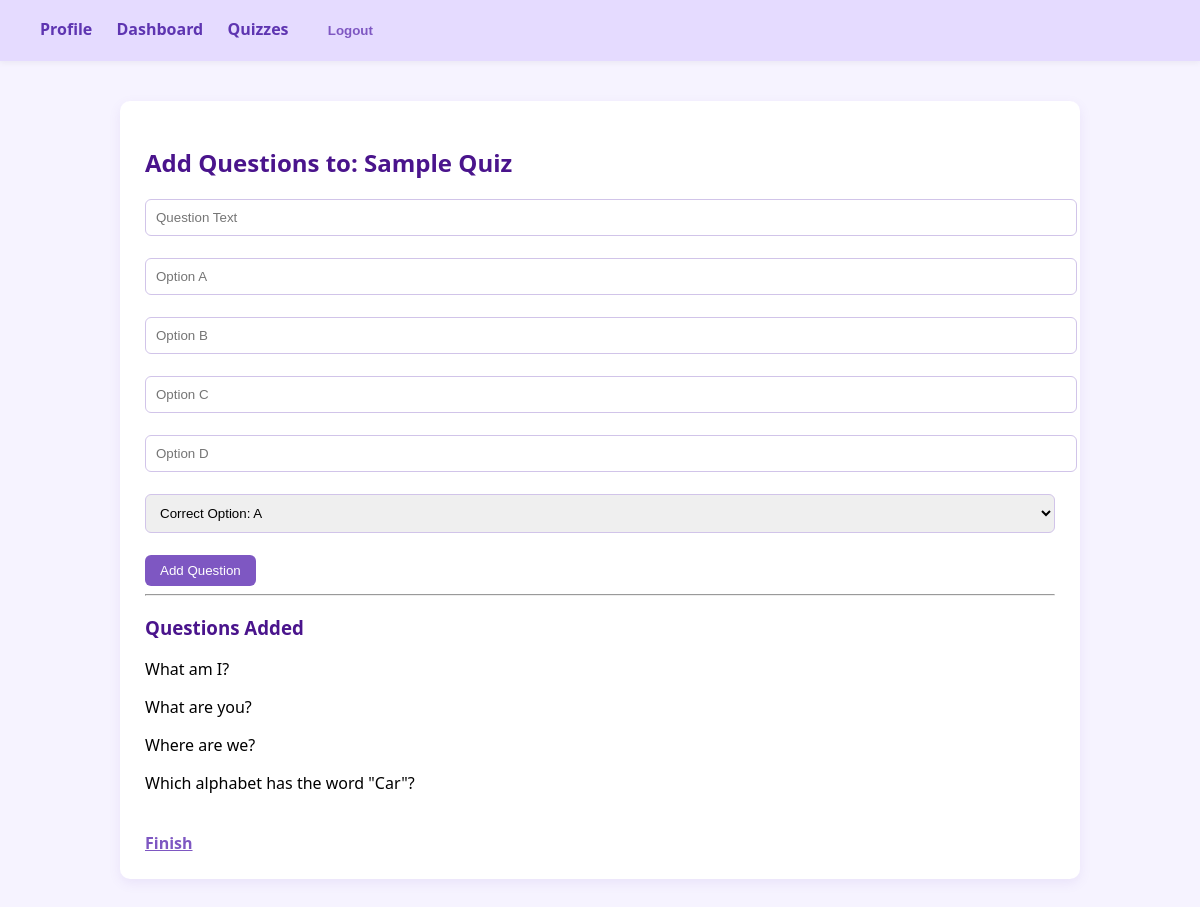
Page /add-questions/1/ (signed in) on the committed database.
### quizzes/models.py (models this page shows, shortened)
class Quiz(models.Model):
    title = models.CharField(max_length=200)
    creator = models.ForeignKey(
        User,
        on_delete=models.CASCADE
    )

class Question(models.Model):
    quiz = models.ForeignKey(
        Quiz,
        on_delete=models.CASCADE
    )
    text = models.TextField()
    option_a = models.CharField(max_length=200)
    option_b = models.CharField(max_length=200)
    option_c = models.CharField(max_length=200)
    option_d = models.CharField(max_length=200)
    correct_option = models.CharField(max_length=1)

### quizzes/views.py (the view, shortened to what this page needs)
# urls.py: path("add-questions/<int:quiz_id>/", views.add_questions, name="add_questions"),
def add_questions(request, quiz_id):
    profile = Profile.objects.get(user=request.user)
    if profile.role != "teacher":
        return redirect("dashboard")
    quiz = Quiz.objects.get(id=quiz_id)
    questions = quiz.question_set.all()
    return render(request, "add_questions.html", {
        "quiz": quiz,
        "questions": questions
    })

### templates/add_questions.html (shortened to what this page needs)
{% extends 'base.html' %}
{% block content %}
<div class="card">
    <h2>Add Questions to: {{ quiz.title }}</h2>
    <form method="POST">
        <input type="text" name="text" placeholder="Question Text" class="input-field"><br><br>
        <input type="text" name="option_a" placeholder="Option A" class="input-field"><br><br>
        <input type="text" name="option_b" placeholder="Option B" class="input-field"><br><br>
        <input type="text" name="option_c" placeholder="Option C" class="input-field"><br><br>
        <input type="text" name="option_d" placeholder="Option D" class="input-field"><br><br>
        <select name="correct_option" class="input-field">
            <option value="A">Correct Option: A</option>
        </select><br><br>
        <button type="submit" class="btn">Add Question</button>
    </form>
    <hr>
    <h3>Questions Added</h3>
    {% for q in questions %}
        <p>{{ q.text }}</p>
    {% empty %}
        <p>No questions yet.</p>
    {% endfor %}
    <br>
    <a href="{% url 'dashboard' %}" class="action-link">Finish</a>
</div>
{% endblock %}

### static/css/style.css (style rules this page uses)
body { margin: 0; font-family: 'Segoe UI', sans-serif; background-color: #f6f3ff; }
button, .btn { background-color: #7e57c2; color: white; border: none; padding: 8px 15px; border-radius: 6px; cursor: pointer; font-weight: 500; }
.card { background: white; padding: 25px; border-radius: 10px; margin-bottom: 20px; box-shadow: 0 4px 12px rgba(126, 87, 194, 0.1); }
h1, h2, h3 { color: #4a148c; }
a.action-link { color: #7e57c2; font-weight: 600; }
.input-field { width: 100%; padding: 10px; border-radius: 6px; border: 1px solid #d1c4e9; outline: none; }

### rows in the picture
Quiz: title "Sample Quiz"
Question: text "What am I?"
Question: text "What are you?"
Question: text "Where are we?"
Question: text "Which alphabet has the word \"Car\"?"
